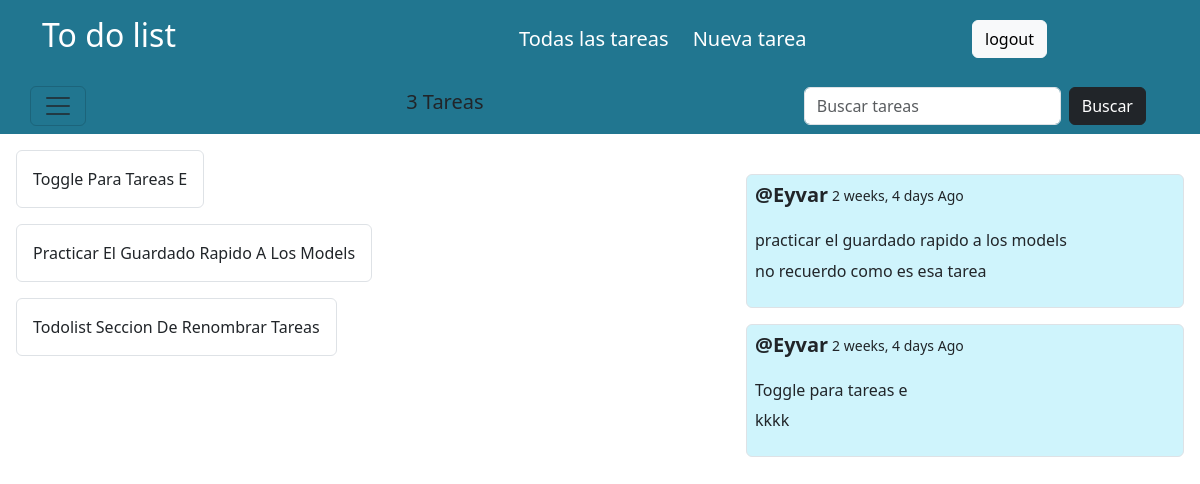
The app's page / (signed in) with its own data.
### app/models.py (models this page shows, shortened)
class task(models.Model):
    user = models.ForeignKey(User, verbose_name=("Persona"), on_delete=models.CASCADE)
    name = models.CharField(("Tarea"), max_length=50)
    day = models.ForeignKey(days, verbose_name=("Dia"), on_delete=models.CASCADE)
    checkout = models.BooleanField(("Hecho"), default=False)
    created = models.DateTimeField(("Creado"), auto_now_add=True)
    updated = models.DateTimeField(("Actualizado"), auto_now=True)
    class Meta:
        ordering = ['-updated','-created']
    def __str__(self) -> str:
        return self.name

class Messages(models.Model):
    user = models.ForeignKey(User, verbose_name=("Usuario"), on_delete=models.CASCADE)
    task = models.ForeignKey(task, verbose_name=("Tarea"), on_delete=models.CASCADE,blank=True)
    body = models.TextField((""))
    created = models.DateTimeField(("Creado"), auto_now_add=True)
    updated = models.DateTimeField(("Actualizado"), auto_now=True)

### app/views.py (the view)
# urls.py: path('',views.Home,name='home'),
def Home(request):
    coments = Messages.objects.all()
    querry = request.GET.get('buscar')
    if querry:
        querry = task.objects.filter(
            Q(name__icontains = querry)|
            Q(day__name__icontains = querry)
        )
    else:
        querry = task.objects.all()
    day = days.objects.all()
    listcount = querry.count()
    context = {
        'listcount':listcount,
        'comment':coments,
        'dias':day,
        'tasks':querry
    }
    return render(request,'app/home.html',context)

### app/templates/app/home.html (shortened to what this page needs)
{%extends 'base.html' %}
{%load static%}
{%block content%}
<div class="row ">
    <div class="col-md-5 col-sm-5">
        <div class="container-fluid  p-3  text-capitalize">
            {%for task in tasks%}
            <div class="d-flex flex-row align-content-start">
                <p class="border rounded p-3">{{task.name}}
                </p>
            </div>
            {%endfor%}
        </div>
    </div>
    <div class="col-2 ">
    </div>
    <div class="col-md-5 col-sm-5 ">
        <div class="col-md-12 col sm-12 p-4 d-flex flex-column">
            {%for comments in comment%}
                <div class="container m-2 p-0 border rounded bg-info-subtle">
                <div class="d-flex flex-row gap-1 m-0 p-2 overflow-hidden ">
                    <p class="h5 m-0 fw-bold">@{{comments.user|capfirst}}</p>
                    <p class="fw-medium"> <small> {{comments.created|timesince}} Ago</small></p>
                </div>
                <p  class="m-0 px-2 h6">{{comments.task}}</p>
                <p class="p-2 "class="fst-italic">{{comments.body}}</p>
            </div>
            {%endfor%}
        </div>
    </div>
</div>
{%endblock%}

### records on screen
task: name "Toggle Para Tareas E"
task: name "Practicar El Guardado Rapido A Los Models"
task: name "Todolist Seccion De Renombrar Tareas"
Messages: user "Eyvar", created "2 weeks, 4 days", task "practicar el guardado rapido a los models", body "no recuerdo como es esa tarea"
Messages: user "Eyvar", created "2 weeks, 4 days", task "Toggle para tareas e", body "kkkk"

### other values on screen
{{ listcount }} "3"
